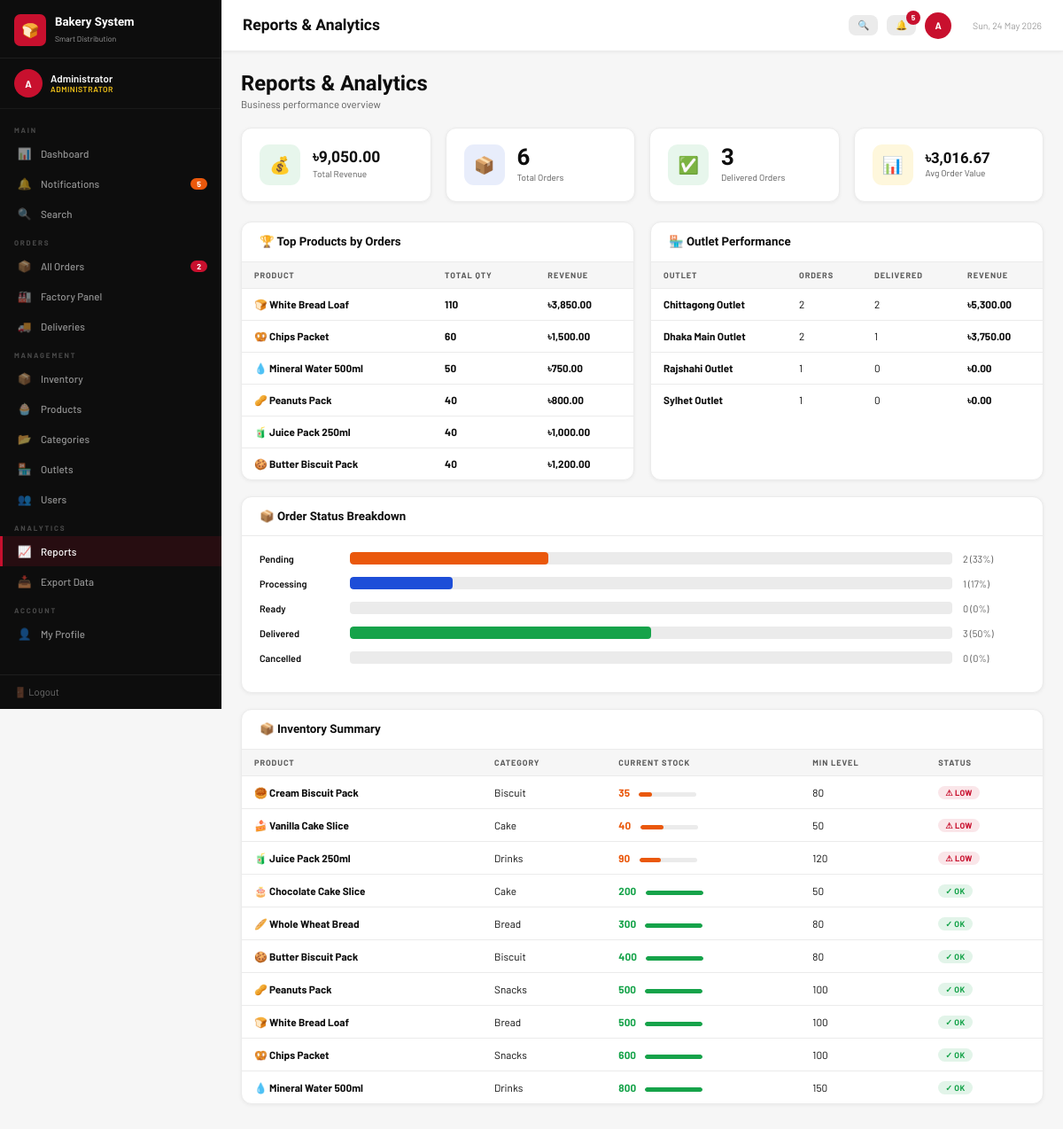
/reports.php (signed in), run on the app's committed database.
### tables this page shows
CREATE TABLE products (
    id INT AUTO_INCREMENT PRIMARY KEY,
    name VARCHAR(100) NOT NULL,
    category_id INT,
    price DECIMAL(10,2) NOT NULL,
    stock INT DEFAULT 0,
    min_stock INT DEFAULT 50,
    unit VARCHAR(20) DEFAULT 'piece',
    emoji VARCHAR(10) DEFAULT '🛍',
    active TINYINT(1) DEFAULT 1,
    created_at DATETIME DEFAULT CURRENT_TIMESTAMP
);

CREATE TABLE categories (
    id INT AUTO_INCREMENT PRIMARY KEY,
    name VARCHAR(50) NOT NULL
);

### config.php (called while the page is built, shortened)
<?php
function tk($amount) {
    return '৳' . number_format($amount, 2);
}
?>

### reports.php (the view, shortened to what this page needs)
<?php
require_once 'config.php';
$total_revenue  = $conn->query("SELECT COALESCE(SUM(total),0) as s FROM orders WHERE status='delivered'")->fetch_assoc()['s'];
$total_orders   = $conn->query("SELECT COUNT(*) as c FROM orders")->fetch_assoc()['c'];
$delivered      = $conn->query("SELECT COUNT(*) as c FROM orders WHERE status='delivered'")->fetch_assoc()['c'];
$avg_order      = $delivered > 0 ? round($total_revenue / $delivered, 2) : 0;
$top_products = $conn->query("
    SELECT p.name, p.emoji,
           SUM(oi.qty) AS total_qty,
           SUM(oi.qty * oi.unit_price) AS revenue
    FROM order_items oi
    JOIN products p ON oi.product_id = p.id
    GROUP BY oi.product_id, p.name, p.emoji
    ORDER BY total_qty DESC
    LIMIT 6
");
$outlet_perf = $conn->query("
    SELECT ol.name,
           COUNT(o.id) AS total_orders,
           SUM(o.status='delivered') AS delivered_count,
           COALESCE(SUM(CASE WHEN o.status='delivered' THEN o.total ELSE 0 END),0) AS revenue
    FROM outlets ol
    LEFT JOIN orders o ON o.outlet_id = ol.id
    GROUP BY ol.id, ol.name
    ORDER BY revenue DESC
");
$status_data = [];
$statuses    = ['pending','processing','ready','delivered','cancelled'];
foreach ($statuses as $s) {
    $cnt = $conn->query("SELECT COUNT(*) as c FROM orders WHERE status='$s'")->fetch_assoc()['c'];
    $status_data[$s] = $cnt;
}
$total_for_pct = array_sum($status_data) ?: 1;
include 'includes/header.php';
?>
<div class="ph">
  <div><h1>Reports & Analytics</h1><p>Business performance overview</p></div>
</div>
<div class="stats">
  <div class="sc"><div class="si si-g">💰</div><div><div class="sv" style="font-size:1.25rem"><?= tk($total_revenue) ?></div><div class="sl">Total Revenue</div></div></div>
  <div class="sc"><div class="si si-b">📦</div><div><div class="sv"><?= $total_orders ?></div><div class="sl">Total Orders</div></div></div>
  <div class="sc"><div class="si si-g">✅</div><div><div class="sv"><?= $delivered ?></div><div class="sl">Delivered Orders</div></div></div>
  <div class="sc"><div class="si si-gold">📊</div><div><div class="sv" style="font-size:1.2rem"><?= tk($avg_order) ?></div><div class="sl">Avg Order Value</div></div></div>
</div>
<div class="g2">
  <div class="card">
    <div class="ch"><h3>🏆 Top Products by Orders</h3></div>
    <div class="tw">
      <table>
        <thead><tr><th>Product</th><th>Total Qty</th><th>Revenue</th></tr></thead>
        <tbody>
          <?php if ($top_products->num_rows > 0):
            while ($p = $top_products->fetch_assoc()): ?>
          <tr>
            <td><?= $p['emoji'] ?> <strong><?= htmlspecialchars($p['name']) ?></strong></td>
            <td><strong><?= $p['total_qty'] ?></strong></td>
            <td><strong><?= tk($p['revenue']) ?></strong></td>
          </tr>
          <?php endwhile; else: ?>
          <tr><td colspan="3"><div class="es" style="padding:16px"><p>No data yet.</p></div></td></tr>
          <?php endif; ?>
        </tbody>
      </table>
    </div>
  </div>
  <div class="card">
    <div class="ch"><h3>🏪 Outlet Performance</h3></div>
    <div class="tw">
      <table>
        <thead><tr><th>Outlet</th><th>Orders</th><th>Delivered</th><th>Revenue</th></tr></thead>
        <tbody>
          <?php if ($outlet_perf->num_rows > 0):
            while ($o = $outlet_perf->fetch_assoc()): ?>
          <tr>
            <td><strong><?= htmlspecialchars($o['name']) ?></strong></td>
            <td><?= $o['total_orders'] ?></td>
            <td><?= $o['delivered_count'] ?></td>
            <td><strong><?= tk($o['revenue']) ?></strong></td>
          </tr>
          <?php endwhile; else: ?>
          <tr><td colspan="4"><div class="es" style="padding:16px"><p>No data yet.</p></div></td></tr>
          <?php endif; ?>
        </tbody>
      </table>
    </div>
  </div>
</div>
<div class="card">
  <div class="ch"><h3>📦 Order Status Breakdown</h3></div>
  <div class="cb">
    <?php
    $status_colors = [
      'pending'    => 'var(--orange)',
      'processing' => 'var(--blue)',
      'ready'      => 'var(--gold)',
      'delivered'  => 'var(--green)',
      'cancelled'  => 'var(--red)',
    ];
    foreach ($status_data as $s => $cnt):
      $pct = round(($cnt / $total_for_pct) * 100);
      $color = $status_colors[$s] ?? 'var(--g400)';
    ?>
    <div style="display:flex;align-items:center;gap:12px;margin-bottom:14px">
      <div style="width:90px;font-size:.78rem;font-weight:600;text-transform:capitalize"><?= $s ?></div>
      <div style="flex:1;background:var(--g200);border-radius:4px;height:14px;overflow:hidden">
        <div style="width:<?= $pct ?>%;height:100%;background:<?= $color ?>;border-radius:4px;transition:width .5s"></div>
      </div>
      <div style="min-width:70px;font-size:.78rem;color:var(--g600)"><?= $cnt ?> (<?= $pct ?>%)</div>
    </div>
    <?php endforeach; ?>
  </div>
</div>
<div class="card">
  <div class="ch"><h3>📦 Inventory Summary</h3></div>
  <div class="tw">
    <table>
      <thead><tr><th>Product</th><th>Category</th><th>Current Stock</th><th>Min Level</th><th>Status</th></tr></thead>
      <tbody>
        <?php
        $inv = $conn->query("
            SELECT p.*, c.name AS cat_name
            FROM products p
            JOIN categories c ON p.category_id = c.id
            WHERE p.active = 1
            ORDER BY p.stock ASC
        ");
        while ($p = $inv->fetch_assoc()):
          $ok  = $p['stock'] >= $p['min_stock'];
          $pct = min(100, round(($p['stock'] / max(1,$p['min_stock'])) * 50));
          $sf  = $p['stock'] <= 0 ? 'sf-crit' : ($ok ? 'sf-ok' : 'sf-low');
        ?>
        <tr>
          <td><?= $p['emoji'] ?> <strong><?= htmlspecialchars($p['name']) ?></strong></td>
          <td><?= htmlspecialchars($p['cat_name']) ?></td>
          <td>
            <strong style="color:<?= $ok ? 'var(--green)' : 'var(--orange)' ?>"><?= $p['stock'] ?></strong>
            <div class="sbar"><div class="sf <?= $sf ?>" style="width:<?= $pct ?>%"></div></div>
          </td>
          <td><?= $p['min_stock'] ?></td>
          <td><span class="badge <?= $ok ? 'b-ok' : 'b-low' ?>"><?= $ok ? '✓ OK' : '⚠ Low' ?></span></td>
        </tr>
        <?php endwhile; ?>
      </tbody>
    </table>
  </div>
</div>
<?php include 'includes/footer.php'; ?>

### style.css (style rules this page uses)
:root { --red: #C8102E; --red2: #9B0B22; --black: #0D0D0D; --dark: #1A1A1A; --gold: #F5C518; --white: #fff; --g100: #F6F6F6; --g200: #EBEBEB; --g300: #D4D4D4; --g400: #9E9E9E; --g600: #5A5A5A; --green: #16A34A; --orange: #EA580C; --blue: #1D4ED8; --sw: 250px; --hh: 58px; --r: 8px; }
*, *::before, *::after { box-sizing: border-box; margin: 0; padding: 0; }
html { font-size: 14px; }
body { font-family: 'Barlow', sans-serif; background: var(--g100); color: var(--black); min-height: 100vh; }
h1,h2,h3,h4 { font-family: 'Barlow Condensed', sans-serif; font-weight: 700; line-height: 1.2; }
.stats { display:grid; grid-template-columns:repeat(auto-fit,minmax(185px,1fr)); gap:16px; margin-bottom:22px; }
.sc { background:#fff; border-radius:12px; padding:18px 20px; border:1px solid var(--g200); box-shadow:0 1px 4px rgba(0,0,0,.06); display:flex; align-items:center; gap:14px; transition:.2s; }
.si { width:46px; height:46px; border-radius:11px; display:flex; align-items:center; justify-content:center; font-size:19px; flex-shrink:0; }
.si-g { background:rgba(22,163,74,.1); color:var(--green); }
.si-b { background:rgba(29,78,216,.1); color:var(--blue); }
.si-gold { background:rgba(245,197,24,.15); color:#7A6000; }
.sv { font-family:'Barlow Condensed',sans-serif; font-size:1.85rem; font-weight:800; line-height:1; }
.sl { color:var(--g600); font-size:.72rem; margin-top:3px; }
.card { background:#fff; border-radius:12px; border:1px solid var(--g200); box-shadow:0 1px 4px rgba(0,0,0,.06); overflow:hidden; margin-bottom:18px; }
.ch { padding:14px 20px; border-bottom:1px solid var(--g200); display:flex; align-items:center; justify-content:space-between; gap:10px; }
.ch h3 { font-size:.95rem; }
.cb { padding:18px 20px; }
.g2 { display:grid; grid-template-columns:1fr 1fr; gap:18px; }
.tw { overflow-x:auto; }
table { width:100%; border-collapse:collapse; font-size:.84rem; }
thead th { background:var(--g100); color:var(--g600); font-size:.66rem; font-weight:700; letter-spacing:.9px; text-transform:uppercase; padding:9px 14px; text-align:left; white-space:nowrap; border-bottom:1px solid var(--g200); }
tbody tr { border-bottom:1px solid var(--g200); transition:.1s; }
tbody tr:last-child { border-bottom:none; }
tbody td { padding:10px 14px; vertical-align:middle; }
.badge { display:inline-block; padding:2px 8px; border-radius:20px; font-size:.66rem; font-weight:700; letter-spacing:.3px; text-transform:uppercase; white-space:nowrap; }
.b-ok { background:rgba(22,163,74,.12); color:var(--green); }
.b-low { background:rgba(200,16,46,.1); color:var(--red); }
.sbar { height:5px; background:var(--g200); border-radius:3px; overflow:hidden; width:65px; display:inline-block; vertical-align:middle; margin-left:8px; }
.sf { height:100%; border-radius:3px; }
.sf-ok { background:var(--green); }
.sf-low { background:var(--orange); }
.ph { display:flex; align-items:flex-start; justify-content:space-between; margin-bottom:20px; gap:13px; flex-wrap:wrap; }
.ph h1 { font-size:1.7rem; }
.ph p { color:var(--g600); font-size:.82rem; margin-top:2px; }

### data on the page
products: emoji "🥮", name "Cream Biscuit Pack", category.name "Biscuit", stock "35", min_stock "80", shows "⚠ LOW"
products: emoji "🍰", name "Vanilla Cake Slice", category.name "Cake", stock "40", min_stock "50", shows "⚠ LOW"
products: emoji "🧃", name "Juice Pack 250ml", category.name "Drinks", stock "90", min_stock "120", shows "⚠ LOW"
products: emoji "🎂", name "Chocolate Cake Slice", category.name "Cake", stock "200", min_stock "50", shows "✓ OK"
products: emoji "🥖", name "Whole Wheat Bread", category.name "Bread", stock "300", min_stock "80", shows "✓ OK"
products: emoji "🍪", name "Butter Biscuit Pack", category.name "Biscuit", stock "400", min_stock "80", shows "✓ OK"
products: emoji "🥜", name "Peanuts Pack", category.name "Snacks", stock "500", min_stock "100", shows "✓ OK"
products: emoji "🍞", name "White Bread Loaf", category.name "Bread", stock "500", min_stock "100", shows "✓ OK"
products: emoji "🥨", name "Chips Packet", category.name "Snacks", stock "600", min_stock "100", shows "✓ OK"
products: emoji "💧", name "Mineral Water 500ml", category.name "Drinks", stock "800", min_stock "150", shows "✓ OK"

### other printed values
$initials "A"
$user_name "Administrator"
$role_label "ADMINISTRATOR"
$section_name "MAIN"
$icon "📊"
$label "Dashboard"
$icon "🔔"
$label "Notifications"
$notif_count "5"
$icon "🔍"
$label "Search"
$section_name "ORDERS"
$icon "📦"
$label "All Orders"
$pending_count "2"
